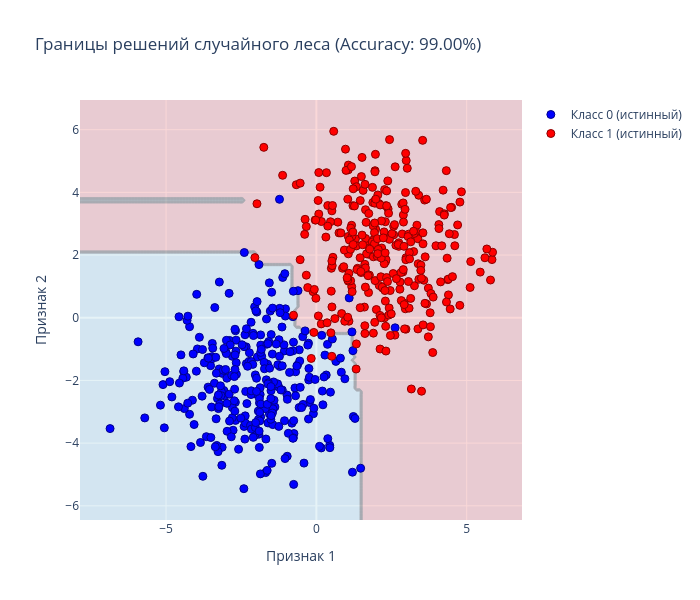

The notebook cell this image was saved under:
### Markdown cell above
## Визуализация границ решений

### Code cell
x_min, x_max = X_classification[:, 0].min() - 1, X_classification[:, 0].max() + 1
y_min, y_max = X_classification[:, 1].min() - 1, X_classification[:, 1].max() + 1
h = 0.1 

xx, yy = np.meshgrid(np.arange(x_min, x_max, h), np.arange(y_min, y_max, h))
grid_points = np.c_[xx.ravel(), yy.ravel()]

Z_forest = forest_clf.predict(grid_points).reshape(xx.shape)

fig = go.Figure()

fig.add_trace(go.Contour(
    x=np.arange(x_min, x_max, h),
    y=np.arange(y_min, y_max, h),
    z=Z_forest,
    colorscale=[[0, 'lightblue'], [1, 'lightcoral']],
    showscale=False,
    opacity=0.3,
    hoverinfo='skip'
))

mask_0 = y_classification == 0
fig.add_trace(go.Scatter(
    x=X_classification[mask_0, 0],
    y=X_classification[mask_0, 1],
    mode='markers',
    name='Класс 0 (истинный)',
    marker=dict(color='blue', size=8, symbol='circle', line=dict(width=1, color='darkblue'))
))

mask_1 = y_classification == 1
fig.add_trace(go.Scatter(
    x=X_classification[mask_1, 0],
    y=X_classification[mask_1, 1],
    mode='markers',
    name='Класс 1 (истинный)',
    marker=dict(color='red', size=8, symbol='circle', line=dict(width=1, color='darkred'))
))

fig.update_layout(
    title=f'Границы решений случайного леса (Accuracy: {accuracy_forest:.2%})',
    xaxis_title='Признак 1',
    yaxis_title='Признак 2',
    height=600,
    width=700
)

fig.show()

### Figure 1 — Plotly figure (JSON) as saved in the notebook; plotly's stock layout.template omitted (floating-point values rounded to 4 significant figures; data arrays with more than 128 entries replaced by an {"elided": "..."} marker saying what was removed)
{"data": [{"colorscale": [[0, "lightblue"], [1, "lightcoral"]], "hoverinfo": "skip", "opacity": 0.3, "showscale": false, "type": "contour", "x": {"elided": "148 float values"}, "y": {"elided": "135 float values"}, "z": {"elided": "135x148 int values"}}, {"marker": {"color": "blue", "line": {"color": "darkblue", "width": 1}, "size": 8, "symbol": "circle"}, "mode": "markers", "name": "Класс 0 (истинный)", "type": "scatter", "x": {"elided": "300 float values"}, "y": {"elided": "300 float values"}}, {"marker": {"color": "red", "line": {"color": "darkred", "width": 1}, "size": 8, "symbol": "circle"}, "mode": "markers", "name": "Класс 1 (истинный)", "type": "scatter", "x": {"elided": "300 float values"}, "y": {"elided": "300 float values"}}], "layout": {"height": 600, "title": {"text": "Границы решений случайного леса (Accuracy: 99.00%)"}, "width": 700, "xaxis": {"title": {"text": "Признак 1"}}, "yaxis": {"title": {"text": "Признак 2"}}}}
